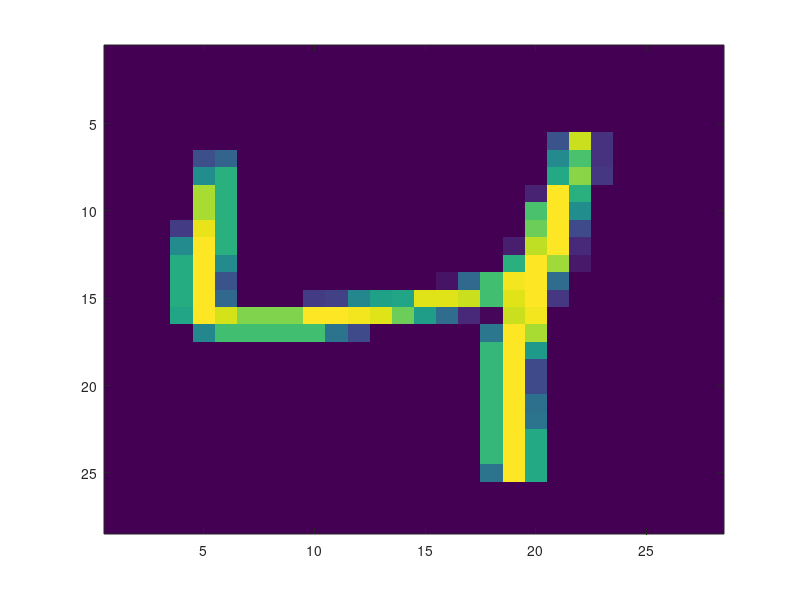

Source code (MATLAB):
load mnist_49_3000
[d,n] = size(x);
i = 1; % index of image to be visualized
imagesc(reshape(x(:,i),[sqrt(d),sqrt(d)])')